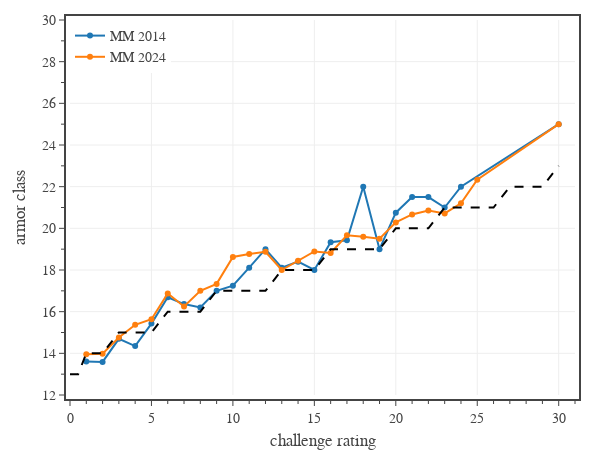

Source (notebook cell):
### Code cell
# Fig. 5: armor class vs challenge rating
column = 'adj AC'
groups = [
    {
        'name': 'MM 2014',
        'Book': 'MM',
        'Legendary': ['N','L','LL'],
        'color': COLORS[0],
        'line_color': COLORS[0],
        'symbol': 'circle',
    },
    {
        'name': 'MM 2024',
        'Book': 'MM (2024)',
        'Legendary': ['N','L','LL'],
        'color': COLORS[1],
        'line_color': COLORS[1],
        'symbol': 'circle',
    },
]

# create figure
fig = go.Figure(
    layout=go.Layout(
        template=tfb.FIG_TEMPLATE,
        margin=dict(l=70, r=25, b=55, t=20, pad=4),
        xaxis=dict(
            title_text='challenge rating',
            range=[0,31],
            tick0=0, dtick=5,
            minor=dict(tick0=0, dtick=1),
        ),
        yaxis=dict(
            title_text='armor class',
            range=[12,30],
            tick0=0, dtick=2,
            minor=dict(tick0=0, dtick=1),
            tickformat='.0f',
        ),
        legend=dict(
            xanchor='left', yanchor='top',
            x=0.00, y=1.00,
            orientation='v',
            tracegroupgap=0,
        )
    )
)

# plot monster data
for group in groups:
    name = group['name']
    book = group['Book']
    legendary = group['Legendary']
    df1 = df0[df0['Book'].isin([book]) & df0['Legendary'].isin(legendary)]
    dfG = df1[['CR',column]].groupby(['CR']).mean().reset_index()
    fig.add_trace(go.Scatter(
        x=dfG['CR'], 
        y=dfG[column],
        mode='markers+lines', 
        name=name,
        marker_color=group['color'],
        marker_symbol=group['symbol'],
        line_color=group['line_color'],
        hovertemplate = f'<b>{name}</b><br>'
            + 'CR %{x:.0f}<br>'
            + 'AC %{y:.1f}'
            + '<extra></extra>'
    ))

fig.add_trace(go.Scatter(
    x=dfT['CR'], 
    y=dfT[column],
    mode='lines', 
    name=f'baseline',
    showlegend=False,
    line_color='black',
    line_dash='dash',
    hoverinfo='skip',
))

# show figure
fig.update_layout(width=600, height=450)
fig.show(config=tfb.FIG_CONFIG)

# save figures
if SAVEFIGS:
    fig.update_layout(autosize=True, width=None, height=None)
    tfb.save_fig_html(fig, format='large', name=f'./fig-ac-vs-cr-large')
    tfb.save_fig_html(fig, format='small', name=f'./fig-ac-vs-cr-small')

### Figure 1 — Plotly figure (JSON) as saved in the notebook; plotly's stock layout.template omitted (floating-point values rounded to 4 significant figures)
{"data": [{"hovertemplate": "<b>MM 2014</b><br>CR %{x:.0f}<br>AC %{y:.1f}<extra></extra>", "line": {"color": "#1f77b4"}, "marker": {"color": "#1f77b4", "symbol": "circle"}, "mode": "markers+lines", "name": "MM 2014", "type": "scatter", "x": [1, 2, 3, 4, 5, 6, 7, 8, 9, 10, 11, 12, 13, 14, 15, 16, 17, 18, 19, 20, 21, 22, 23, 24, 30], "y": [13.61, 13.59, 14.7, 14.35, 15.43, 16.69, 16.36, 16.2, 17, 17.25, 18.11, 19, 18.11, 18.4, 18, 19.33, 19.43, 22, 19, 20.75, 21.5, 21.5, 21, 22, 25]}, {"hovertemplate": "<b>MM 2024</b><br>CR %{x:.0f}<br>AC %{y:.1f}<extra></extra>", "line": {"color": "#ff7f0e"}, "marker": {"color": "#ff7f0e", "symbol": "circle"}, "mode": "markers+lines", "name": "MM 2024", "type": "scatter", "x": [1, 2, 3, 4, 5, 6, 7, 8, 9, 10, 11, 12, 13, 14, 15, 16, 17, 18, 19, 20, 21, 22, 23, 24, 25, 30], "y": [13.95, 13.98, 14.76, 15.37, 15.64, 16.87, 16.25, 17, 17.33, 18.62, 18.77, 18.88, 18, 18.44, 18.89, 18.82, 19.67, 19.6, 19.5, 20.29, 20.67, 20.86, 20.71, 21.2, 22.33, 25]}, {"hoverinfo": "skip", "line": {"color": "black", "dash": "dash"}, "mode": "lines", "name": "baseline", "showlegend": false, "type": "scatter", "x": [0, 0.125, 0.25, 0.5, 1, 2, 3, 4, 5, 6, 7, 8, 9, 10, 11, 12, 13, 14, 15, 16, 17, 18, 19, 20, 21, 22, 23, 24, 25, 26, 27, 28, 29, 30], "y": [13, 13, 13, 13, 14, 14, 15, 15, 15, 16, 16, 16, 17, 17, 17, 17, 18, 18, 18, 19, 19, 19, 19, 20, 20, 20, 21, 21, 21, 21, 22, 22, 22, 23]}], "layout": {"height": 450, "legend": {"orientation": "v", "tracegroupgap": 0, "x": 0, "xanchor": "left", "y": 1, "yanchor": "top"}, "margin": {"b": 55, "l": 70, "pad": 4, "r": 25, "t": 20}, "width": 600, "xaxis": {"dtick": 5, "minor": {"dtick": 1, "tick0": 0}, "range": [0, 31], "tick0": 0, "title": {"text": "challenge rating"}}, "yaxis": {"dtick": 2, "minor": {"dtick": 1, "tick0": 0}, "range": [12, 30], "tick0": 0, "tickformat": ".0f", "title": {"text": "armor class"}}}}
